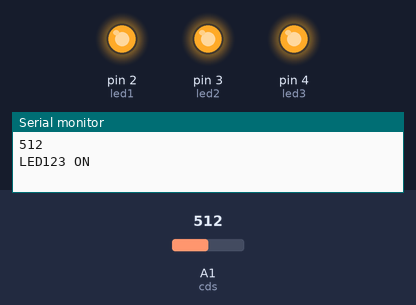
A sketch run on a simulated Arduino Mega 2560, built with avr-gcc and run on an emulated ATmega2560. On the bench: output pins drawn as LEDs (lit = HIGH), the last lines printed to the serial monitor. The inputs (shaded band) are chosen by the test bench; at power-on: A1 (cds) = 512. WiFi joins after 1.5 s; servers stay silent unless stated.

Above: at 3.0 s.
3.1 s: A1 (cds) set to 702
5.8 s: A1 (cds) set to 737
At 7.0 s:
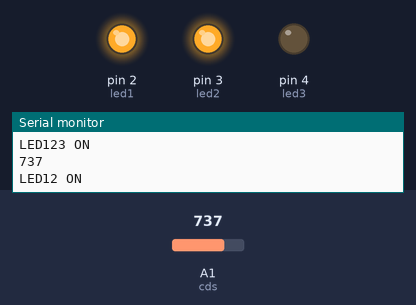
8.5 s: A1 (cds) set to 892
11.2 s: A1 (cds) set to 909
At 12.8 s:
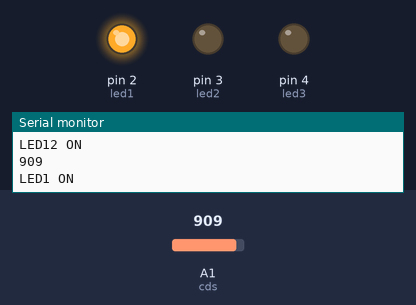
13.9 s: A1 (cds) set to 890
At 17.0 s:
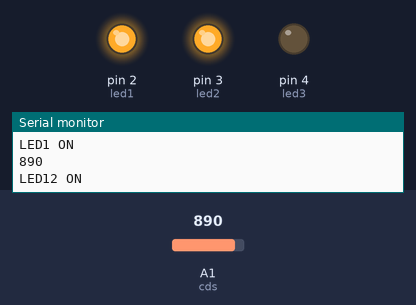
17.3 s: A1 (cds) set to 910
At 18.7 s:
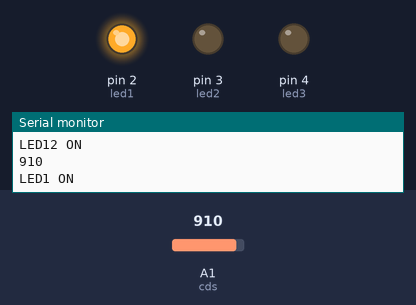
Timing chart, 0 to 20.3 s (numbered marks = the images above; inputs shaded):
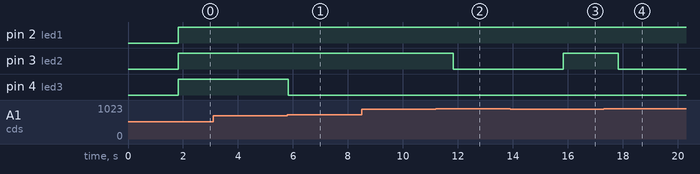

Measured:
- the behaviour switches between 720 and 721 on A1 (cds) (found by bisection; images 0 and 1)
- the behaviour switches between 900 and 901 on A1 (cds) (found by bisection; images 1 and 2)
- after the input at 5.8 s, pin 4 (led3): HIGH → LOW at once
- after the input at 11.2 s, pin 3 (led2): HIGH → LOW after 0.63 s
- after the input at 13.9 s, pin 3 (led2): LOW → HIGH after 1.9 s
- after the input at 17.3 s, pin 3 (led2): HIGH → LOW after 0.53 s

The sketch:

ESP8266_Shield.ino
```cpp
#define BLYNK_PRINT Serial
#include <ESP8266_Lib.h>
#include <BlynkSimpleShieldEsp8266.h>

int cds = 1;
int led1 = 2;
int led2 = 3;
int led3 = 4;

char auth[] = "ca9e5ac677444263a1993ee5273dd9c8";

char ssid[] = "cchamchi1";
char pass[] = "1234asdf";

#define EspSerial Serial1
#include <SoftwareSerial.h>
SoftwareSerial EspSerial(8, 9); // RX, TX
#define ESP8266_BAUD 9600
ESP8266 wifi(&EspSerial);

void setup() {
Serial.begin(115200);
delay(10);
EspSerial.begin(ESP8266_BAUD);
delay(10);
  pinMode(led1, OUTPUT);
  pinMode(led2, OUTPUT);
  pinMode(led3, OUTPUT);
Blynk.begin(auth, wifi, ssid, pass);
}

void Horus_run() {
  int cdsValue = analogRead(cds);
    Serial.println(cdsValue);
    if (cdsValue >900 ) {
      digitalWrite(led1, HIGH);
      digitalWrite(led2, LOW);
      digitalWrite(led3, LOW);
      Serial.println("LED1 ON");
    }
    else if ((720 < cdsValue) && (cdsValue < 900)) {
      digitalWrite(led1, HIGH);
      digitalWrite(led2, HIGH);
      digitalWrite(led3, LOW);
      Serial.println("LED12 ON");
     }
     else if( cdsValue < 720) {
      digitalWrite(led1, HIGH);
      digitalWrite(led2, HIGH);
      digitalWrite(led3, HIGH);
      Serial.println("LED123 ON");
     }
    delay(2000);
  Blynk.virtualWrite(V0, (int)led1, led2, led3);
}

void loop() {
Horus_run();
Blynk.run();
}
```
